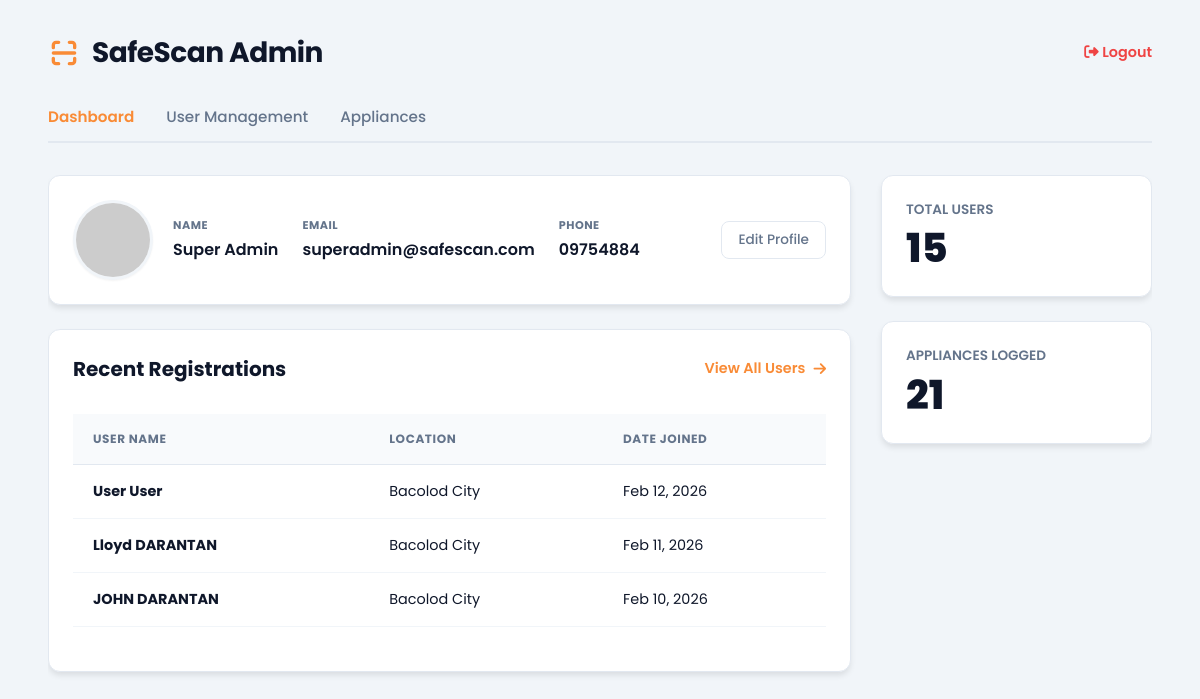
Page /admin (signed in) on the earlier database version.
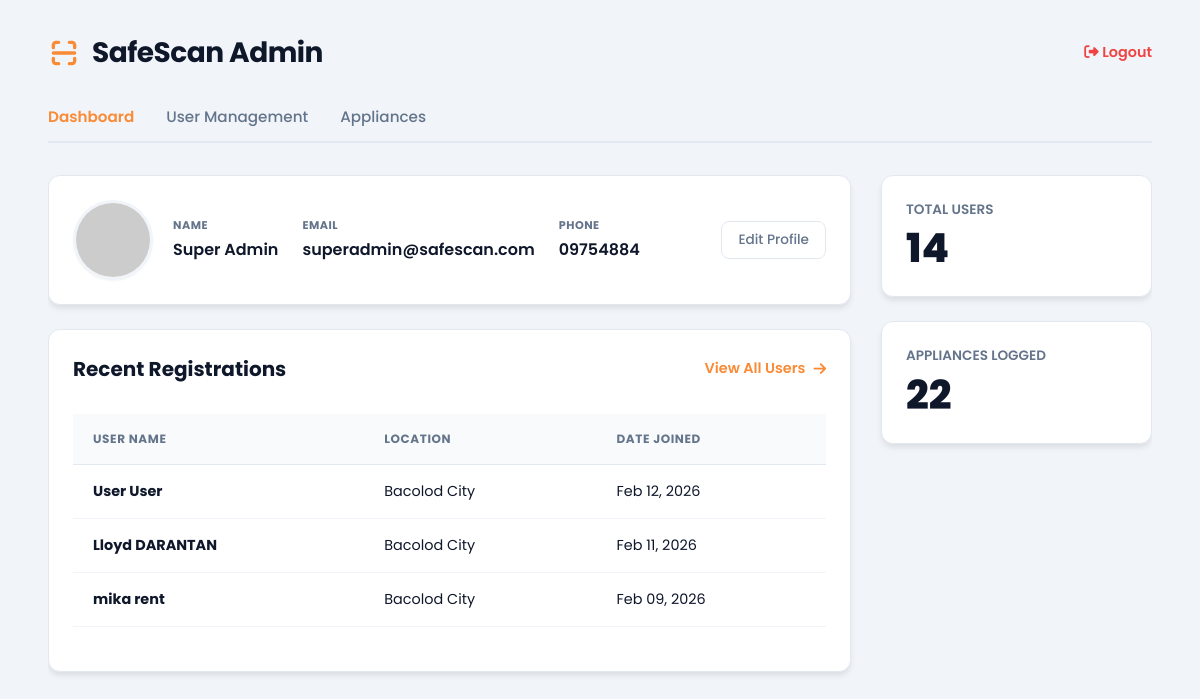
Same page on the later database version.
### tables this page shows
CREATE TABLE `users` (
  `user_id` int(11) NOT NULL,
  `first_name` varchar(50) NOT NULL,
  `last_name` varchar(50) NOT NULL,
  `email` varchar(50) NOT NULL,
  `password` varchar(255) NOT NULL,
  `phone` varchar(15) NOT NULL,
  `country` varchar(255) NOT NULL,
  `province` varchar(255) NOT NULL,
  `city` varchar(255) NOT NULL,
  `street` varchar(255) NOT NULL,
  `role` varchar(50) NOT NULL DEFAULT 'User',
  `date_registered` timestamp NOT NULL,
  `date_updated` timestamp NOT NULL DEFAULT current_timestamp()
);

### app/controllers/AdminController.php (called while the page is built, shortened)
<?php
require_once __DIR__ . '/../models/Admin.php';
class AdminController {
    private $adminModel;
    public function __construct() {
        $this->adminModel = new Admin();
    }
    public function index() {
        $stats = $this->adminModel->getStats();
        $users = $this->adminModel->getAllUsers();
        $adminProfile = $this->adminModel->getAdminProfile($_SESSION['user_id']);
        $appliances = $this->adminModel->getAllAppliances();
            foreach ($appliances as $key => $app) {
                $webBasePath = '/assets/img/appliances/';
                $imageFound = false;
                if (!$imageFound) {
                    $slugImage = $this->getApplianceImage($app['brand'], $app['type']);
                    $slugServerPath = __DIR__ . '/../../public' . $slugImage;
                    if (file_exists($slugServerPath)) {
                        $appliances[$key]['image_path'] = $slugImage;
                        $imageFound = true;
                    }
                }
                if (!$imageFound) {
                    $appliances[$key]['image_path'] = $webBasePath . 'default.png';
                }
            }
        $data = [
            'stats' => $stats,
            'users' => $users,
            'recentUsers' => array_slice($users, 0, 3),
            'appliances' => $appliances,
            'admin' => $adminProfile
        ];
        require __DIR__ . '/../views/pages/admindashboard.php';
    }
     private function getApplianceImage($brand, $type) {
        $slug = strtolower($brand . '_' . $type);
        $slug = preg_replace('/[^a-z0-9\.]+/', '_', $slug);
        $slug = trim($slug, '_');
        $serverPath = __DIR__ . '/../../public/assets/img/appliances/';
        $webPath    = '/assets/img/appliances/';
        foreach (['png', 'jpg', 'jpeg'] as $ext) {
            if (file_exists($serverPath . $slug . '.' . $ext)) {
                return $webPath . $slug . '.' . $ext;
            }
        }
        return $webPath . 'default.png';
    }
}
?>

### public/index.php (called while the page is built, shortened)
<?php
require_once __DIR__ . '/../app/controllers/AdminController.php';
$router = new Router();
$router->get('home', function() {
    (new HomeController())->index();
});
$router->get('profile', function() {
    (new ProfileController())->index();
});
$router->get('about', function() {
    (new AboutController())->index();
});
$router->get('services', function() {
    (new ServicesController())->index();
});
$router->get('privacypolicy', function() {
    (new PrivacyController())->index();
});
$router->get('terms', function() {
    (new TermsController())->index();
});
$router->get('appliances', function() {
    (new AppliancesController())->index();
});
$router->get('chat', function() {
    (new ChatController())->index();
});
$router->get('upload', function() {
    (new UploadController())->index();
});
$router->post('favorite/toggle', function() {
    (new AppliancesController())->toggleFavorite();
});
$router->get('admin', function() {
    (new AdminController())->index();
});
$router->post('admin/update_profile', function() {
    (new AdminController())->updateProfile();
});
$router->post('admin/update_role', function() {
    (new AdminController())->updateRole();
});
$router->post('admin/add_appliance', function() {
    (new AdminController())->addAppliance();
});
$router->get('admin/delete_appliance', function() {
    (new AdminController())->deleteAppliance();
});
$router->get('login', function() {
    (new AuthController())->login();
});
$router->post('login', function() {
    (new AuthController())->login();
});
$router->get('signup', function() {
    (new AuthController())->register();
});
$router->post('signup', function() {
    (new AuthController())->register();
});
$router->post('profile/update', function() {
    (new ProfileController())->update();
});
$router->post('profile/delete', function() {
    (new ProfileController())->delete();
});
$router->get('logout', function() {
    (new AuthController())->logout();
});
$router->resolve();

### app/config/Database.php (called while the page is built)
<?php
class Database {
    private static $instance = null;
    private $conn;
    private $host = "localhost:3306";
    private $db = "mikealla_safescan_db";
    private $user = "mikealla_safescan";
    private $pass = "Lloydmika123";
    private function __construct() {
        try {
            $this->conn = new PDO(
                "mysql:host={$this->host};dbname={$this->db}",
                $this->user,
                $this->pass
            );
            $this->conn->setAttribute(PDO::ATTR_ERRMODE, PDO::ERRMODE_EXCEPTION);
        } catch (PDOException $e) {
            die("DB Connection failed: " . $e->getMessage());
        }
    }
    public static function getInstance() {
        if (self::$instance == null) {
            self::$instance = new Database();
        }
        return self::$instance;
    }
    public function getConnection() {
        return $this->conn;
    }
}

### app/models/Admin.php (called while the page is built, shortened)
<?php
require_once __DIR__ . '/../config/Database.php';
class Admin {
    private $conn;
    public function __construct() {
        $this->conn = Database::getInstance()->getConnection();
    }
    public function getStats() {
        $stmtUsers = $this->conn->query("SELECT COUNT(*) FROM users");
        $userCount = $stmtUsers->fetchColumn();
        $stmtApps = $this->conn->query("SELECT COUNT(*) FROM appliance");
        $appCount = $stmtApps->fetchColumn();
        return [
            'users' => $userCount,
            'appliances' => $appCount
        ];
    }
    public function getAllUsers() {
        $sql = "SELECT
                    user_id,
                    CONCAT(first_name, ' ', last_name) as name,
                    role,
                    city as loc,
                    DATE_FORMAT(date_registered, '%b %d, %Y') as joined
                FROM users
                ORDER BY date_registered DESC";
        $stmt = $this->conn->query($sql);
        return $stmt->fetchAll(PDO::FETCH_ASSOC);
    }
    public function getAdminProfile($id) {
        $sql = "SELECT * FROM users WHERE user_id = ?";
        $stmt = $this->conn->prepare($sql);
        $stmt->execute([$id]);
        return $stmt->fetch(PDO::FETCH_ASSOC);
    }
    public function getAllAppliances() {
        $sql = "SELECT
                    appliance_id,
                    brand,
                    category,
                    `group` as 'group',
                    type,
                    wattage as watt,
                    energy_consumption as cons,
                    safety_reminder,
                    hazards,
                    image,
                    'N/A' as date
                FROM appliance
                ORDER BY appliance_id DESC";
        $stmt = $this->conn->query($sql);
        return $stmt->fetchAll(PDO::FETCH_ASSOC);
    }
}
?>

### app/views/pages/admindashboard.php (the view, shortened to what the rows shown need)
<head>
    <link rel="stylesheet" href="/assets/css/admin.css">
    <link rel="stylesheet" href="https://cdnjs.cloudflare.com/ajax/libs/font-awesome/6.4.0/css/all.min.css">
</head>
<body>
    <header class="header">
        <div class="header-left">
            <h1>SafeScan Admin</h1>
        </div>
    </header>
    <div id="admin" class="view-section active">
        <div class="dashboard-grid">
            <div class="main-content">
                <div class="card">
                    <div class="card-header">
                        <h2 class="card-title">Recent Registrations</h2>
                    </div>
                    <div class="table-container">
                        <table>
                            <thead><tr><th>User Name</th><th>Location</th><th>Date Joined</th></tr></thead>
                            <tbody>
                                <?php if(!empty($data['recentUsers'])): ?>
                                    <?php foreach($data['recentUsers'] as $user): ?>
                                    <tr>
                                        <td><strong><?php echo $user['name']; ?></strong></td>
                                        <td><?php echo $user['loc']; ?></td>
                                        <td><?php echo $user['joined']; ?></td>
                                    </tr>
                                    <?php endforeach; ?>
                                <?php else: ?>
                                    <tr><td colspan="3" style="text-align:center; color:#94a3b8;">No recent registrations.</td></tr>
                                <?php endif; ?>
                            </tbody>
                        </table>
                    </div>
                </div>
            </div>
        </div>
    </div>
</body>

Differences in the rows shown:
removed users: name "JOHN DARANTAN", city "Bacolod City", joined "Feb 10, 2026"
now on this page (row unchanged): users: name "mika rent", city "Bacolod City", joined "Feb 09, 2026"
Other differences:
$data['stats']['users']: "15" → "14"
$data['stats']['appliances']: "21" → "22"
